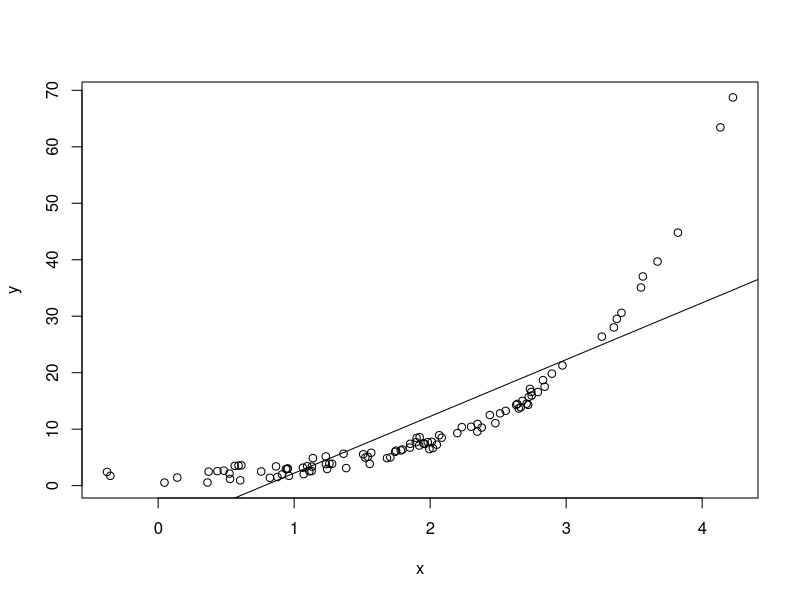

The R source for this figure:
## ---- chunk 1
knitr::opts_chunk$set(echo = TRUE)
## ---- chunk 2
library(tidyverse)
## ---- chunk 3
x <- rnorm(100, 2, 1)
y <- exp(x) + rnorm(7, 0, 1)
linear <- lm(y  ~ x)
## ---- chunk 4
plot(x, y)
abline(a = coef(linear[1], b = coef(linear[2], lty = 2)))
## ---- chunk 5
summary(linear)
## ---- chunk 6
data <- data.frame(x, y)
data.samples <- sample(1:nrow(data), nrow(data) * 0.8, replace = FALSE)
training.data <- data[data.samples, ]
test.data <- data[-data.samples, ]
## ---- chunk 7
train.linear <- lm(y ~ x, training.data)
train.output <- predict(train.linear, test.data)
## ---- chunk 8
RMSE.df <- data.frame(predicted = train.output, actual = test.data$y, 
                      SE = ((train.output - test.data$y)^2/length(train.output)))

head(RMSE.df)
## ---- chunk 9
sqrt(sum(RMSE.df$SE))
## ---- chunk 10
train.polyn <- lm(y ~ poly(x, 4), training.data)
polyn.output <- predict(train.polyn, test.data)

RMSE.polyn.df <- data.frame(predicted = polyn.output, actual = test.data$y, 
                                  SE = ((polyn.output - test.data$y)^2/length(polyn.output)))

head(RMSE.polyn.df)
## ---- chunk 11
sqrt(sum(RMSE.polyn.df$SE))
## ---- chunk 12
train.exponential <- lm(y ~ exp(x) + x, training.data)
exponential.output <- predict(train.exponential, test.data)

RMSE.exponential.df <- data.frame(predicted = exponential.output, actual = test.data$y, 
                                  SE = ((exponential.output - test.data$y)^2/length(exponential.output)))

head(RMSE.exponential.df)
## ---- chunk 13
sqrt(sum(RMSE.exponential.df$SE))
